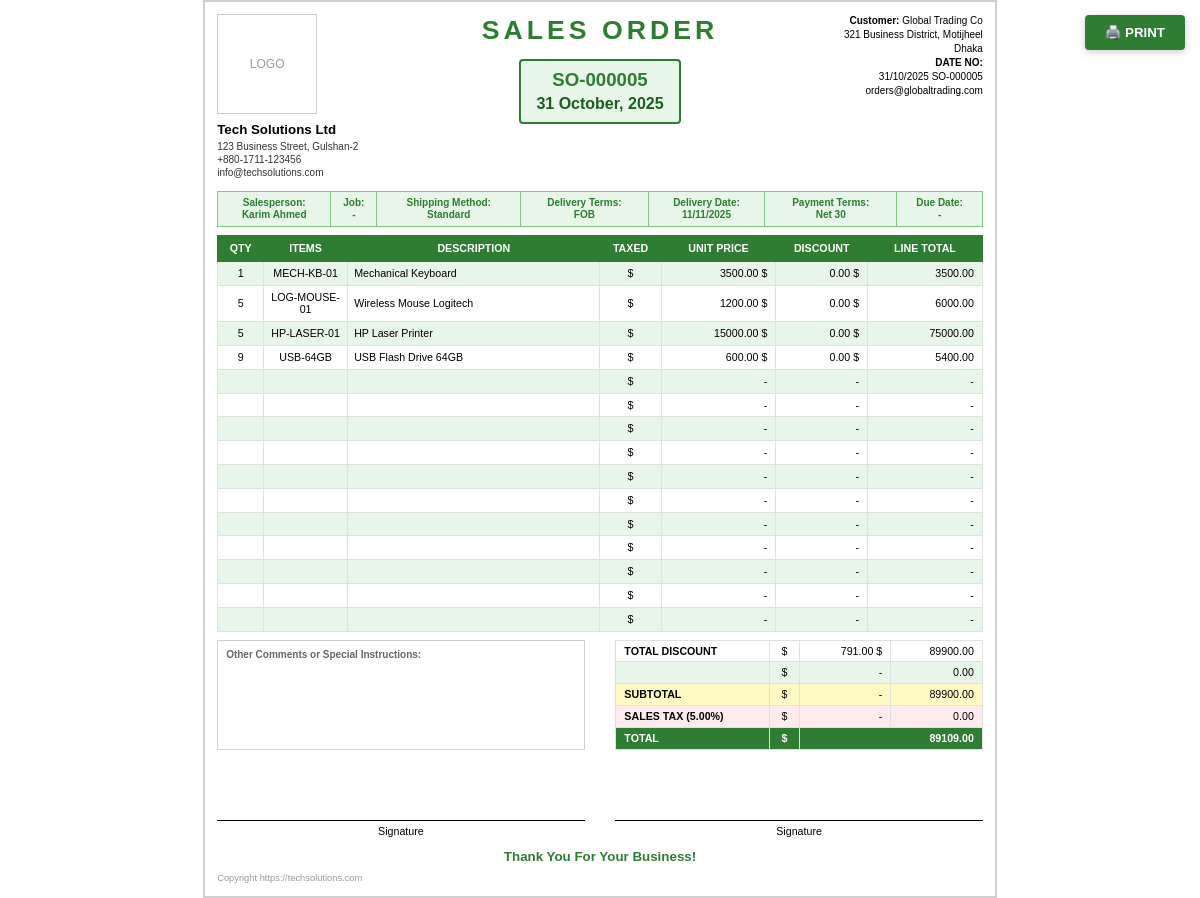
/erp/sales-order/5/print/ (signed in), run on the app's committed database.
### erp/models.py (models this page shows, shortened)
class TimeStampedModel(models.Model):
    created_at = models.DateTimeField(_("Created At"), auto_now_add=True)
    updated_at = models.DateTimeField(_("Updated At"), auto_now=True)
    class Meta:
        abstract = True

class Company(TimeStampedModel):
    name = models.CharField(_("Company Name"), max_length=200)
    logo = models.ImageField(_("Logo"), upload_to='company/', blank=True, null=True)
    address = models.TextField(_("Address"))
    city = models.CharField(_("City"), max_length=100)
    country = models.CharField(_("Country"), max_length=100)
    phone = models.CharField(_("Phone"), max_length=20)
    email = models.EmailField(_("Email"))
    website = models.URLField(_("Website"), blank=True)
    tax_number = models.CharField(_("Tax Number"), max_length=50, blank=True)
    class Meta:
        verbose_name = _("Company")
        verbose_name_plural = _("Companies")

class SalesOrder(TimeStampedModel):
    STATUS_CHOICES = [
        ('draft', _('Draft')),
        ('confirmed', _('Confirmed')),
        ('processing', _('Processing')),
        ('completed', _('Completed')),
        ('cancelled', _('Cancelled')),
    ]
    order_number = models.CharField(_("Order Number"), max_length=50, unique=True, editable=False)
    order_date = models.DateField(_("Order Date"), default=timezone.now)
    sales_quotation = models.ForeignKey(SalesQuotation, on_delete=models.SET_NULL, null=True, blank=True, related_name='sales_orders', verbose_name=_("Sales Quotation"))
    customer = models.ForeignKey(Customer, on_delete=models.PROTECT, related_name='sales_orders', verbose_name=_("Customer"))
    salesperson = models.ForeignKey('SalesPerson', on_delete=models.SET_NULL, null=True, blank=True, related_name='sales_orders', verbose_name=_("Sales Person"))
    status = models.CharField(_("Status"), max_length=20, choices=STATUS_CHOICES, default='draft')
    job_reference = models.CharField(_("Job Reference"), max_length=100, blank=True)
    shipping_method = models.CharField(_("Shipping Method"), max_length=100, blank=True, default="Standard")
    delivery_terms = models.CharField(_("Delivery Terms"), max_length=100, blank=True, default="FOB")
    delivery_date = models.DateField(_("Delivery Date"), null=True, blank=True)
    payment_terms = models.CharField(_("Payment Terms"), max_length=100, blank=True, default="Net 30")
    due_date = models.DateField(_("Due Date"), null=True, blank=True)
    subtotal = models.DecimalField(_("Subtotal"), max_digits=12, decimal_places=2, default=Decimal('0.00'), editable=False)
    discount_amount = models.DecimalField(_("Discount Amount"), max_digits=12, decimal_places=2, default=Decimal('0.00'))
    tax_amount = models.DecimalField(_("Tax Amount"), max_digits=12, decimal_places=2, default=Decimal('0.00'))
    tax_rate = models.DecimalField(_("Tax Rate (%)"), max_digits=5, decimal_places=2, default=Decimal('0.00'))
    total_amount = models.DecimalField(_("Total Amount"), max_digits=12, decimal_places=2, default=Decimal('0.00'), editable=False)
    notes = models.TextField(_("Notes"), blank=True)
    class Meta:
        verbose_name = _("Sales Order")
        verbose_name_plural = _("Sales Orders")
        ordering = ['-order_date', '-created_at']

class Customer(TimeStampedModel):
    name = models.CharField(_("Customer Name"), max_length=200)
    email = models.EmailField(_("Email"), blank=True)
    phone = models.CharField(_("Phone"), max_length=20)
    address = models.TextField(_("Address"), blank=True)
    city = models.CharField(_("City"), max_length=100, blank=True)
    country = models.CharField(_("Country"), max_length=100, blank=True)
    tax_number = models.CharField(_("Tax Number"), max_length=50, blank=True)
    credit_limit = models.DecimalField(_("Credit Limit"), max_digits=12, decimal_places=2, default=Decimal('0.00'))
    is_active = models.BooleanField(_("Active"), default=True)
    class Meta:
        verbose_name = _("Customer")
        verbose_name_plural = _("Customers")
        ordering = ['name']

class SalesPerson(TimeStampedModel):
    name = models.CharField(_("Sales Person Name"), max_length=200)
    email = models.EmailField(_("Email"), blank=True)
    phone = models.CharField(_("Phone"), max_length=20, blank=True)
    employee_id = models.CharField(_("Employee ID"), max_length=50, blank=True)
    commission_rate = models.DecimalField(_("Commission Rate (%)"), max_digits=5, decimal_places=2, default=Decimal('0.00'))
    is_active = models.BooleanField(_("Active"), default=True)
    class Meta:
        verbose_name = _("Sales Person")
        verbose_name_plural = _("Sales Persons")
        ordering = ['name']
    def __str__(self):
        return self.name

class SalesOrderItem(TimeStampedModel):
    sales_order = models.ForeignKey(SalesOrder, on_delete=models.CASCADE, related_name='items', verbose_name=_("Sales Order"))
    product = models.ForeignKey(Product, on_delete=models.PROTECT, verbose_name=_("Product"))
    quantity = models.DecimalField(_("Quantity"), max_digits=10, decimal_places=2, validators=[MinValueValidator(Decimal('0.01'))])
    unit_price = models.DecimalField(_("Unit Price"), max_digits=10, decimal_places=2, validators=[MinValueValidator(Decimal('0.00'))])
    line_total = models.DecimalField(_("Line Total"), max_digits=12, decimal_places=2, default=Decimal('0.00'), editable=False)
    class Meta:
        verbose_name = _("Sales Order Item")
        verbose_name_plural = _("Sales Order Items")
        ordering = ['id']

class Product(TimeStampedModel):
    name = models.CharField(_("Product Name"), max_length=200)
    sku = models.CharField(_("SKU"), max_length=50, unique=True)
    category = models.ForeignKey(Category, on_delete=models.SET_NULL, null=True, related_name='products', verbose_name=_("Category"))
    description = models.TextField(_("Description"), blank=True)
    unit = models.CharField(_("Unit"), max_length=20, default='PCS')
    default_warehouse = models.ForeignKey('Warehouse', on_delete=models.SET_NULL, null=True, blank=True, related_name='default_products', verbose_name=_("Default Warehouse"))
    purchase_price = models.DecimalField(_("Purchase Price"), max_digits=10, decimal_places=2, validators=[MinValueValidator(Decimal('0.00'))])
    selling_price = models.DecimalField(_("Selling Price"), max_digits=10, decimal_places=2, validators=[MinValueValidator(Decimal('0.00'))])
    current_stock = models.DecimalField(_("Current Stock"), max_digits=10, decimal_places=2, default=Decimal('0.00'))
    min_stock_level = models.DecimalField(_("Minimum Stock Level"), max_digits=10, decimal_places=2, default=Decimal('10.00'))
    is_active = models.BooleanField(_("Active"), default=True)
    class Meta:
        verbose_name = _("Product")
        verbose_name_plural = _("Products")
        ordering = ['name']

### erp/views/print_views.py (the view)
# urls.py: path('sales-order/<int:order_id>/print/', PrintSalesOrderView.as_view(), name='print-sales-order'),
class PrintSalesOrderView(View):
    @method_decorator(staff_member_required)
    def dispatch(self, *args, **kwargs):
        return super().dispatch(*args, **kwargs)
    def get(self, request, order_id, *args, **kwargs):
        order = SalesOrder.objects.prefetch_related('items__product').select_related('customer').get(id=order_id)
        try:
            company = Company.objects.first()
        except:
            company = None
        context = {
            'order': order,
            'company': company,
        }
        return render(request, 'admin/erp/print_sales_order.html', context)

### templates/admin/erp/print_sales_order.html (shortened to what this page needs)
<!DOCTYPE html>
<html lang="en">
<head>
</head>
<body>
    <button class="print-btn" onclick="window.print()">🖨️ PRINT</button>
    <div class="page">
        <div class="header">
            <div class="header-left">
                <div class="logo-box">
                    {% if company.logo %}
                    <img src="{{ company.logo.url }}" alt="Logo">
                    {% else %}
                    LOGO
                    {% endif %}
                </div>
                <div class="company-name">{{ company.name|default:"JK Enterprises" }}</div>
                <div class="company-address">
                    {{ company.address|default:"1001 Brickell Street 9900 NY" }}<br>
                    {{ company.phone|default:"999 333 7777" }}<br>
                    {{ company.email|default:"jkenterprises.com" }}
                </div>
            </div>
            <div class="header-center">
                <div class="title">SALES ORDER</div>
                <div class="order-info-box">
                    <div class="order-number">{{ order.order_number }}</div>
                    <div class="order-date">{{ order.order_date|date:"d F, Y" }}</div>
                </div>
            </div>
            <div class="header-right">
                <strong>Customer:</strong> {{ order.customer.name }}<br>
                {{ order.customer.address|default:"" }}<br>
                {% if order.customer.city %}{{ order.customer.city }}{% endif %}<br>
                <strong>DATE NO:</strong><br>
                {{ order.order_date|date:"d/m/Y" }} {{ order.order_number }}<br>
                {{ order.customer.email|default:"" }}
            </div>
        </div>
        <div class="info-bar">
            <div class="info-bar-row">
                <div class="info-bar-cell">
                    <strong>Salesperson:</strong><br>{{ order.salesperson|default:"-" }}
                </div>
                <div class="info-bar-cell">
                    <strong>Job:</strong><br>{{ order.job_reference|default:"-" }}
                </div>
                <div class="info-bar-cell">
                    <strong>Shipping Method:</strong><br>{{ order.shipping_method|default:"-" }}
                </div>
                <div class="info-bar-cell">
                    <strong>Delivery Terms:</strong><br>{{ order.delivery_terms|default:"-" }}
                </div>
                <div class="info-bar-cell">
                    <strong>Delivery Date:</strong><br>{{ order.delivery_date|date:"d/m/Y"|default:"-" }}
                </div>
                <div class="info-bar-cell">
                    <strong>Payment Terms:</strong><br>{{ order.payment_terms|default:"-" }}
                </div>
                <div class="info-bar-cell">
                    <strong>Due Date:</strong><br>{{ order.due_date|date:"d/m/Y"|default:"-" }}
                </div>
            </div>
        </div>
        <table class="items-table">
            <thead>
                <tr>
                    <th style="width: 6%;">QTY</th>
                    <th style="width: 11%;">ITEMS</th>
                    <th style="width: 33%;">DESCRIPTION</th>
                    <th style="width: 8%;">TAXED</th>
                    <th style="width: 15%;">UNIT PRICE</th>
                    <th style="width: 12%;">DISCOUNT</th>
                    <th style="width: 15%;">LINE TOTAL</th>
                </tr>
            </thead>
            <tbody>
                {% for item in order.items.all %}
                <tr>
                    <td>{{ item.quantity|floatformat:0 }}</td>
                    <td>{{ item.product.sku }}</td>
                    <td class="text-left">{{ item.product.name }}</td>
                    <td>$</td>
                    <td class="text-right">{{ item.unit_price|floatformat:2 }} $</td>
                    <td class="text-right">0.00 $</td>
                    <td class="text-right">{{ item.line_total|floatformat:2 }}</td>
                </tr>
                {% endfor %}
                {% with item_count=order.items.count %}
                {% for i in "123456789012345" %}
                {% if forloop.counter|add:item_count <= 15 %} <tr>
                    <td>&nbsp;</td>
                    <td>&nbsp;</td>
                    <td>&nbsp;</td>
                    <td>$</td>
                    <td class="text-right">-</td>
                    <td class="text-right">-</td>
                    <td class="text-right">-</td>
                    </tr>
                    {% endif %}
                    {% endfor %}
                    {% endwith %}
            </tbody>
        </table>
        <div class="bottom-section">
            <div class="notes-section">
                <h4>Other Comments or Special Instructions:</h4>
            </div>
            <div class="totals-section">
                <table class="totals-table">
                    <tr>
                        <td class="label">TOTAL DISCOUNT</td>
                        <td class="currency">$</td>
                        <td class="value">{{ order.discount_amount|default:"0.00"|floatformat:2 }} $</td>
                        <td class="value">{{ order.subtotal|floatformat:2 }}</td>
                    </tr>
                    <tr>
                        <td class="label"></td>
                        <td class="currency">$</td>
                        <td class="value">-</td>
                        <td class="value">0.00</td>
                    </tr>
                    <tr>
                        <td class="label">SUBTOTAL</td>
                        <td class="currency">$</td>
                        <td class="value">-</td>
                        <td class="value">{{ order.subtotal|floatformat:2 }}</td>
                    </tr>
                    <tr>
                        <td class="label">SALES TAX ({{ order.tax_rate|default:"0" }}%)</td>
                        <td class="currency">$</td>
                        <td class="value">-</td>
                        <td class="value">{{ order.tax_amount|default:"0.00"|floatformat:2 }}</td>
                    </tr>
                    <tr>
                        <td class="label">TOTAL</td>
                        <td class="currency">$</td>
                        <td class="value" colspan="2">{{ order.total_amount|floatformat:2 }}</td>
                    </tr>
                </table>
            </div>
        </div>
        <div class="signature-section">
            <div class="signature-box">
                <div class="signature-line">Signature</div>
            </div>
            <div class="signature-box">
                <div class="signature-line">Signature</div>
            </div>
        </div>
        <div class="footer">Thank You For Your Business!</div>
        <div class="copyright">Copyright {{ company.website|default:"ezydream.com" }}</div>
    </div>
</body>
</html>

### data on the page
Company: name "Tech Solutions Ltd", address "123 Business Street, Gulshan-2", phone "+880-1711-123456", email "info@techsolutions.com", website "https://techsolutions.com"
SalesOrder: order_number "SO-000005", order_date "31 October, 2025", customer.name "Global Trading Co", customer.address "321 Business District, Motijheel", customer.city "Dhaka", order_date "31/10/2025", customer.email "orders@globaltrading.com", salesperson "Karim Ahmed", job_reference "-", shipping_method "Standard", delivery_terms "FOB", delivery_date "11/11/2025", payment_terms "Net 30", due_date "-", discount_amount "791.00", subtotal "89900.00", tax_rate "5.00", tax_amount "0.00", total_amount "89109.00"
SalesOrderItem: quantity "1", product.sku "MECH-KB-01", product.name "Mechanical Keyboard", unit_price "3500.00", line_total "3500.00"
SalesOrderItem: quantity "5", product.sku "LOG-MOUSE-01", product.name "Wireless Mouse Logitech", unit_price "1200.00", line_total "6000.00"
SalesOrderItem: quantity "5", product.sku "HP-LASER-01", product.name "HP Laser Printer", unit_price "15000.00", line_total "75000.00"
SalesOrderItem: quantity "9", product.sku "USB-64GB", product.name "USB Flash Drive 64GB", unit_price "600.00", line_total "5400.00"
